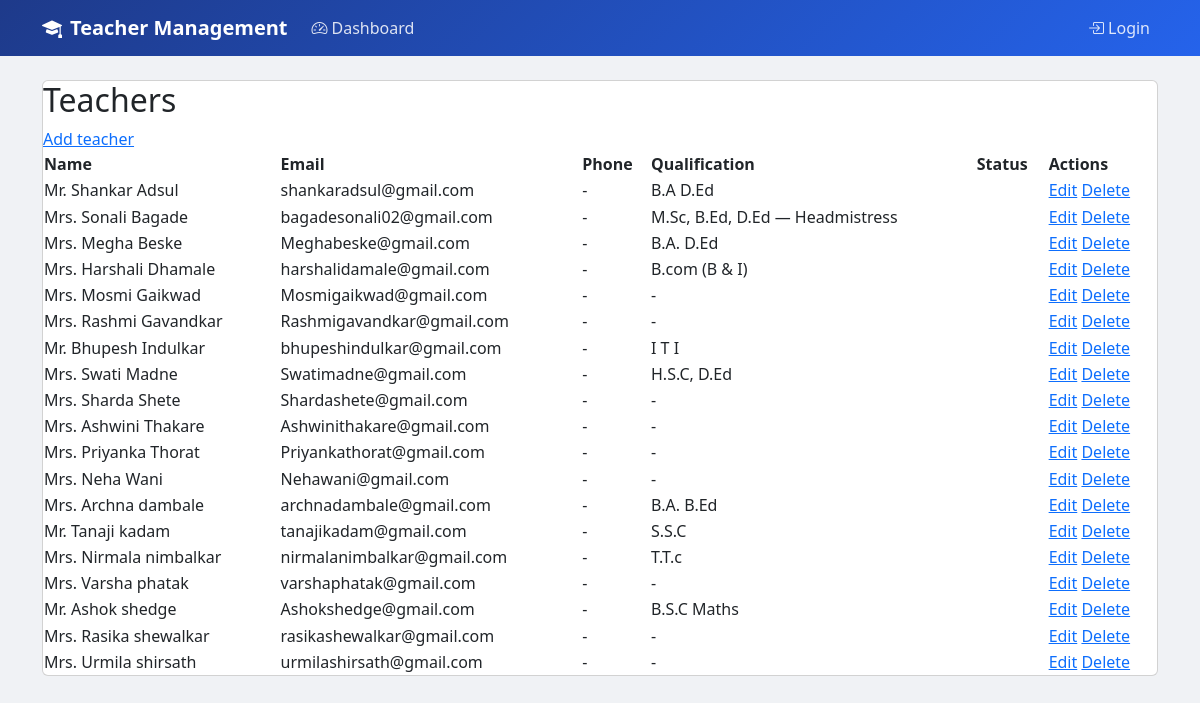
Before: /teachers/ with the older database file.
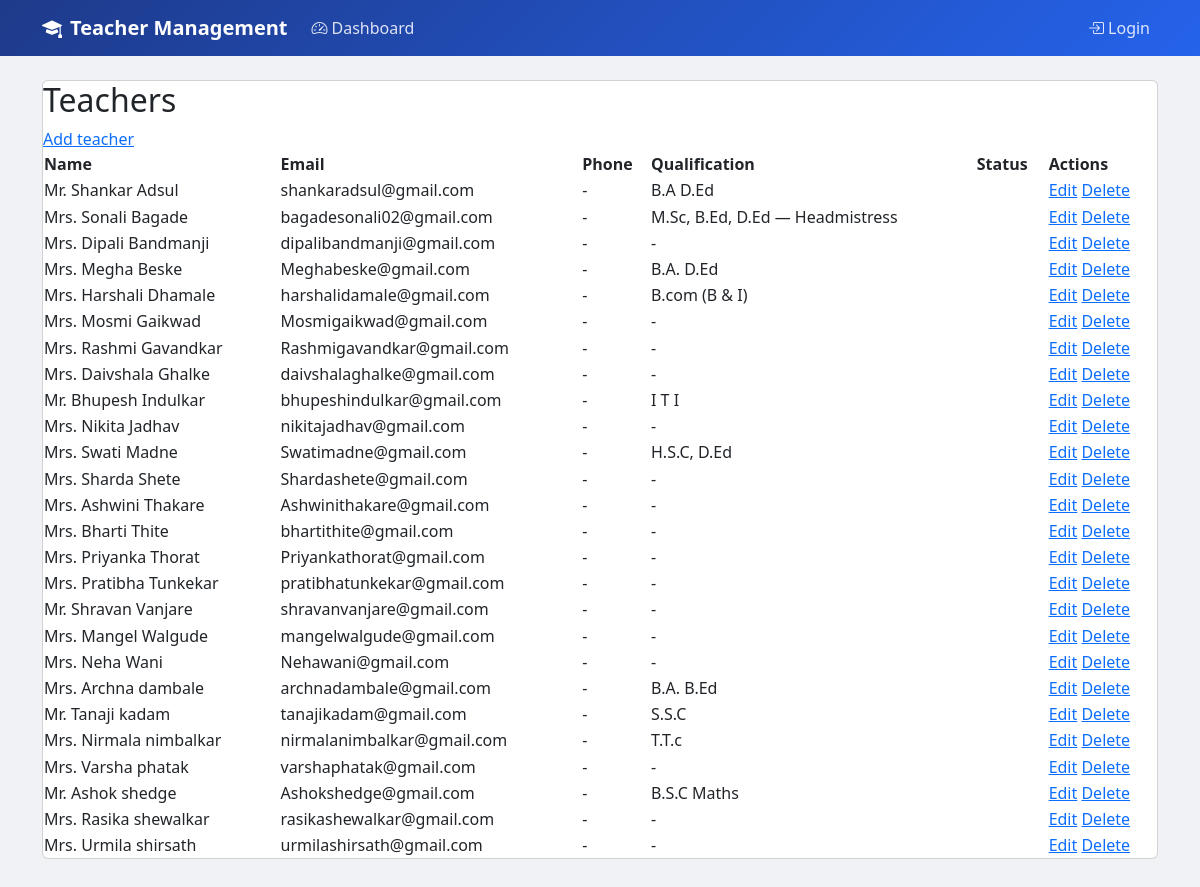
After: the same page with the newer database file.
### management/models.py (models this page shows, shortened)
class Teacher(models.Model):
    user = models.OneToOneField(User, on_delete=models.CASCADE, null=True, blank=True, related_name='teacher_profile')
    first_name = models.CharField(max_length=120)
    last_name = models.CharField(max_length=120)
    email = models.EmailField(blank=True)
    phone = models.CharField(max_length=80, blank=True)
    qualification = models.CharField(max_length=200, blank=True)
    notes = models.TextField(blank=True)
    active = models.BooleanField(default=True)
    school = models.ForeignKey(School, on_delete=models.SET_NULL, null=True, blank=True, related_name='teachers')
    class Meta:
        ordering = ["last_name", "first_name"]
    @property
    def full_name(self):
        return f"{self.first_name} {self.last_name}"

### management/views.py (the view)
# urls.py: path("teachers/", views.teacher_list, name="teacher_list"),
def teacher_list(request):
    teachers = Teacher.objects.all()
    return render(request, "management/teacher_list.html", {"teachers": teachers})

### templates/management/teacher_list.html (shortened to what this page needs)
{% extends "management/base.html" %}
{% block content %}
<section class="card">
    <div class="section-header">
        <h2>Teachers</h2>
        <a class="button" href="{% url 'teacher_create' %}">Add teacher</a>
    </div>
    {% if teachers %}
        <table>
            <thead>
                <tr>
                    <th>Name</th>
                    <th>Email</th>
                    <th>Phone</th>
                    <th>Qualification</th>
                    <th>Status</th>
                    <th class="right">Actions</th>
                </tr>
            </thead>
            <tbody>
                {% for teacher in teachers %}
                    <tr>
                        <td>{{ teacher.full_name }}</td>
                        <td>{{ teacher.email|default:"-" }}</td>
                        <td>{{ teacher.phone|default:"-" }}</td>
                        <td>{{ teacher.qualification|default:"-" }}</td>
                        <td>
                            {% if teacher.active %}
                                <span class="badge ok">Active</span>
                            {% else %}
                                <span class="badge muted">Inactive</span>
                            {% endif %}
                        </td>
                        <td class="right">
                            <a href="{% url 'teacher_update' teacher.id %}">Edit</a>
                            <a class="danger" href="{% url 'teacher_delete' teacher.id %}">Delete</a>
                        </td>
                    </tr>
                {% endfor %}
            </tbody>
        </table>
    {% else %}
        <p>No teachers created yet.</p>
    {% endif %}
</section>
{% endblock %}

### templates/management/base.html (shortened to what this page needs)
{% load static %}
<!DOCTYPE html>
<html lang="en">
<head>
    <link href="https://cdn.jsdelivr.net/npm/bootstrap@5.3.3/dist/css/bootstrap.min.css" rel="stylesheet">
    <link href="https://cdn.jsdelivr.net/npm/bootstrap-icons@1.11.3/font/bootstrap-icons.css" rel="stylesheet">
</head>
<body>
    <nav class="navbar navbar-expand-lg navbar-dark navbar-custom mb-4">
        <div class="container">
            <a class="navbar-brand fw-bold" href="{% url 'dashboard' %}">
                <i class="bi bi-mortarboard-fill me-2"></i>Teacher Management
            </a>
            <div class="collapse navbar-collapse" id="navbarNav">
                <ul class="navbar-nav me-auto">
                    <li class="nav-item"><a class="nav-link" href="{% url 'dashboard' %}"><i class="bi bi-speedometer2 me-1"></i>Dashboard</a></li>
                </ul>
                <ul class="navbar-nav">
                    {% if user.is_authenticated %}
                    <li class="nav-item"><span class="nav-link text-white-50"><i class="bi bi-person-circle me-1"></i>{{ user.username }}</span></li>
                    <li class="nav-item">
                        <form action="{% url 'logout' %}" method="post" class="d-inline">
                            {% csrf_token %}
                            <button type="submit" class="btn btn-sm btn-logout rounded-pill px-3 mt-1">Logout</button>
                        </form>
                    </li>
                    {% else %}
                    <li class="nav-item"><a class="nav-link" href="{% url 'login' %}"><i class="bi bi-box-arrow-in-right me-1"></i>Login</a></li>
                    {% endif %}
                </ul>
            </div>
        </div>
    </nav>
    <main class="container pb-5">
        {% block content %}{% endblock %}
    </main>
</body>
</html>

### templates/management/base.html (style rules this page uses)
body { background: #f0f2f5; font-family: 'Segoe UI', system-ui, -apple-system, sans-serif; }
.navbar-custom { background: linear-gradient(135deg, #1e3a8a 0%, #2563eb 100%); }
.navbar-custom .nav-link { color: rgba(255,255,255,0.85) !important; font-weight: 500; transition: color 0.2s; }

Changed rows visible on the page:
added Teacher: full_name "Mrs. Dipali Bandmanji", email "dipalibandmanji@gmail.com", phone "-", qualification "-"
added Teacher: full_name "Mrs. Daivshala Ghalke", email "daivshalaghalke@gmail.com", phone "-", qualification "-"
added Teacher: full_name "Mrs. Nikita Jadhav", email "nikitajadhav@gmail.com", phone "-", qualification "-"
added Teacher: full_name "Mrs. Bharti Thite", email "bhartithite@gmail.com", phone "-", qualification "-"
added Teacher: full_name "Mrs. Pratibha Tunkekar", email "pratibhatunkekar@gmail.com", phone "-", qualification "-"
added Teacher: full_name "Mr. Shravan Vanjare", email "shravanvanjare@gmail.com", phone "-", qualification "-"
added Teacher: full_name "Mrs. Mangel Walgude", email "mangelwalgude@gmail.com", phone "-", qualification "-"
